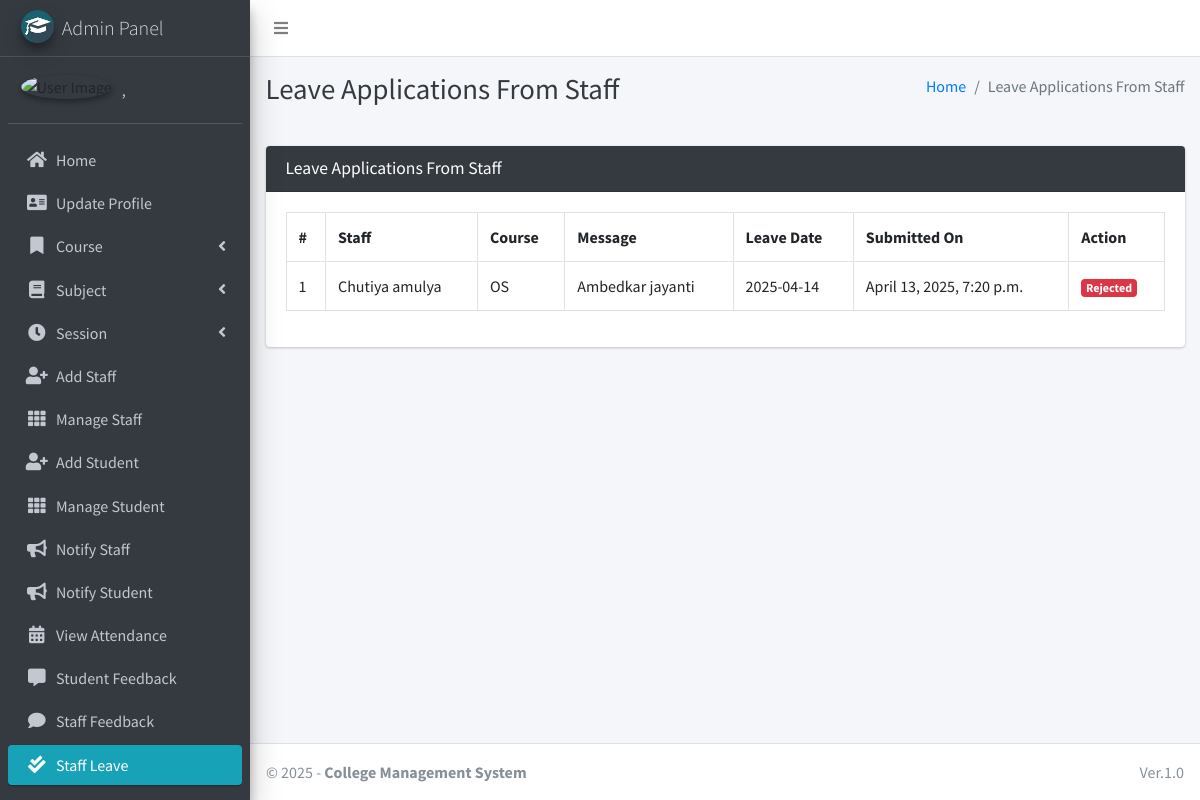
Page /staff/view/leave/ (signed in) on the earlier database version.
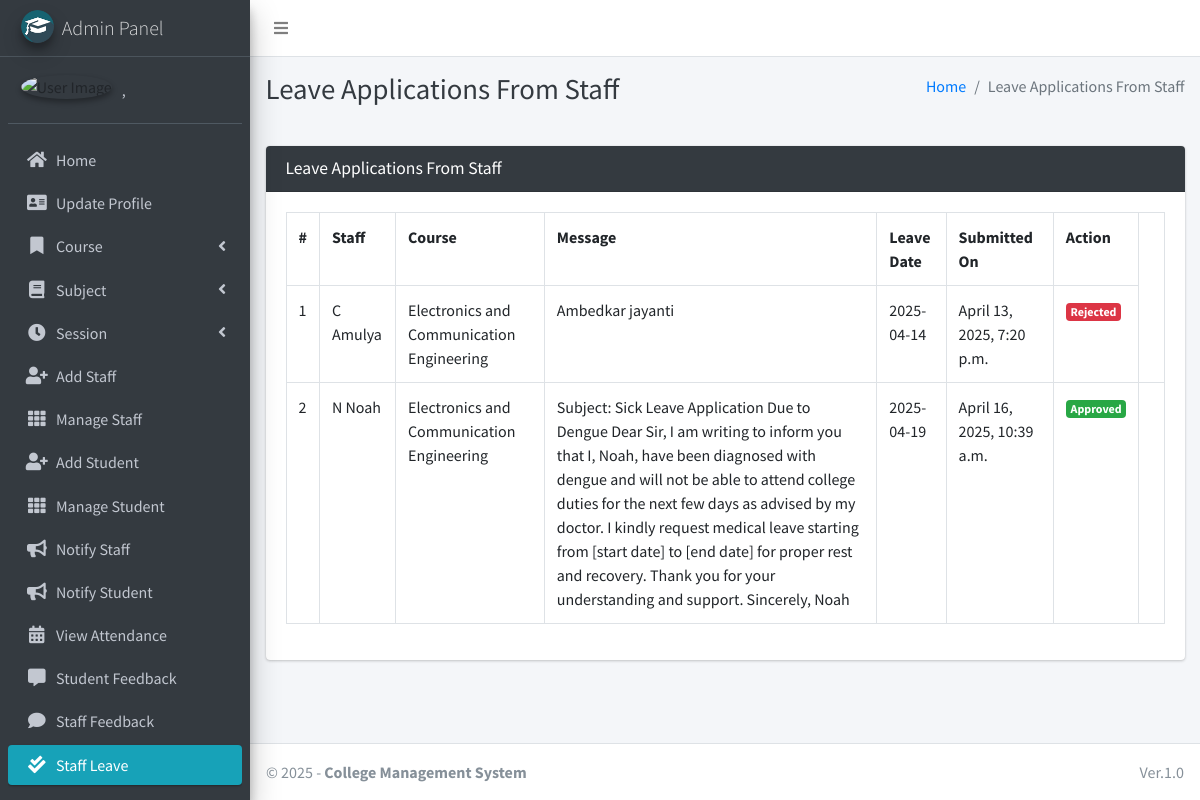
Same page on the later database version.
### main_app/models.py (models this page shows)
class LeaveReportStaff(models.Model):
    staff = models.ForeignKey(Staff, on_delete=models.CASCADE)
    date = models.CharField(max_length=60)
    message = models.TextField()
    status = models.SmallIntegerField(default=0)
    created_at = models.DateTimeField(auto_now_add=True)
    updated_at = models.DateTimeField(auto_now=True)

class Staff(models.Model):
    course = models.ForeignKey(Course, on_delete=models.DO_NOTHING, null=True, blank=False)
    admin = models.OneToOneField(CustomUser, on_delete=models.CASCADE)
    def __str__(self):
        return self.admin.last_name + " " + self.admin.first_name

class CustomUser(AbstractUser):
    USER_TYPE = ((1, "HOD"), (2, "Staff"), (3, "Student"))
    GENDER = [("M", "Male"), ("F", "Female")]
    username = None  # Removed username, using email instead
    email = models.EmailField(unique=True)
    user_type = models.CharField(default=1, choices=USER_TYPE, max_length=1)
    gender = models.CharField(max_length=1, choices=GENDER)
    profile_pic = models.ImageField()
    address = models.TextField()
    fcm_token = models.TextField(default="")  # For firebase notifications
    created_at = models.DateTimeField(auto_now_add=True)
    updated_at = models.DateTimeField(auto_now=True)
    USERNAME_FIELD = "email"
    REQUIRED_FIELDS = []
    objects = CustomUserManager()
    def __str__(self):
        return self.last_name + ", " + self.first_name

class Course(models.Model):
    name = models.CharField(max_length=120)
    created_at = models.DateTimeField(auto_now_add=True)
    updated_at = models.DateTimeField(auto_now=True)
    def __str__(self):
        return self.name

### main_app/hod_views.py (the view, shortened to what this page needs)
# urls.py: path("staff/view/leave/", hod_views.view_staff_leave, name="view_staff_leave",),
@csrf_exempt
def view_staff_leave(request):
    if request.method != 'POST':
        allLeave = LeaveReportStaff.objects.all()
        context = {
            'allLeave': allLeave,
            'page_title': 'Leave Applications From Staff'
        }
        return render(request, "hod_template/staff_leave_view.html", context)

### main_app/templates/hod_template/staff_leave_view.html (shortened to what this page needs)
{% extends 'main_app/base.html' %}
{% load static %}
{% block page_title %}{{page_title}}{% endblock page_title %}
{% block content %}
<section class="content">
    <div class="container-fluid">
        <div class="row">
            <div class="col-md-12">
                <div class="card card-dark">
                    <div class="card-header">
                        <h3 class="card-title">{{page_title}}</h3>
                    </div>
                    <div class="table card-body">
                        <table class="table table-bordered table-hover">
                            <tr>
                                <th>#</th>
                                <th>Staff</th>
                                <th>Course</th>
                                <th>Message</th>
                                <th>Leave Date</th>
                                <th>Submitted On</th>
                                <th>Action</th>
                            </tr>
                            {% for leave in  allLeave %}
                              <tr>
                                  <td>{{forloop.counter}}</td>
                                  <td>{{leave.staff}}</td>
                                  <td>{{leave.staff.course}}</td>
                                  <td>{{leave.message}}</td>
                                  <td>{{leave.date}}</td>
                                  <td>{{leave.created_at}}</td>
                                      {% if leave.status == 0 %}
                                           <td> <button data-toggle = "modal" data-target = "#reply_modal" value="{{leave.id}}" class="btn btn-success reply_open_modal">Reply</button>
{% elif leave.status == -1 %}
<td><span  class='badge badge-danger'>Rejected</span></td>
{% else %}
<td><span  class='badge badge-success'>Approved</span></td>
                                            <td>{{feedback.updated_at}}</td>
                                      {% endif %}
                              </tr>
                            {% endfor %}
                        </table>
                    </div>
                    </div>
            </div>
        </div>
    </div>
</section>
{% endblock content %}

Differences in the rows shown:
changed through a linked row, LeaveReportStaff "Ambedkar jayanti": staff "Chutiya amulya" → "C Amulya"; staff.course "OS" → "Electronics and Communication Engineering"
added LeaveReportStaff: staff "N Noah", staff.course "Electronics and Communication Engineering", message "Subject: Sick Leave Application Due to Dengue Dear Sir, I am writing to inform you that I, Noah, have been diagnosed with dengue and will not be able to attend college duties for the next few days as advised by my doctor. I kindly request medical leave starting from [start date] to [end date] for proper rest and recovery. Thank you for your understanding and support. Sincerely, Noah", date "2025-04-19", created_at "April 16, 2025, 10:39 a.m."
